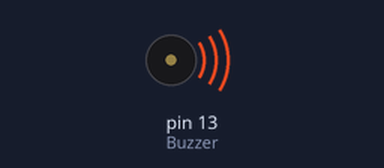
The sketch below on a simulated Arduino Uno, built with avr-gcc and run on an emulated ATmega328P. On the bench: buzzer (waves = sounding).

Above: at 0.1 s.
Timing chart, 0 to 40.0 s (numbered marks = the images above):
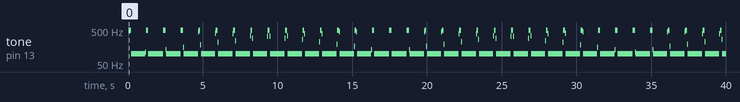

The sketch:

Experiment_7_Code.ino
```cpp
int Buzzer = 13;

void setup()
{
  pinMode(Buzzer, OUTPUT);
}

void loop()
{
  unsigned char i;

  while(1)
  {
    // Frequency 1
    for (i = 0; i < 80; i++)
    {
      digitalWrite(Buzzer, HIGH);

      delay(1);

      digitalWrite(Buzzer, LOW);

      delay(1);
    }

    // Frequency 2
    for (i = 0; i < 100; i++)
    {
      digitalWrite(Buzzer, HIGH);

      delay(5);

      digitalWrite(Buzzer, LOW);

      delay(5);
    }
  }
}
```

Measured:
- by itself, tone on pin 13 (Buzzer): plays 496 Hz for 0.16 s, 100 Hz for 0.96 s, 111 Hz for 0.04 s, 496 Hz for 0.16 s, 100 Hz for 1.0 s, 496 Hz for 0.16 s … (127 notes in this stretch)
